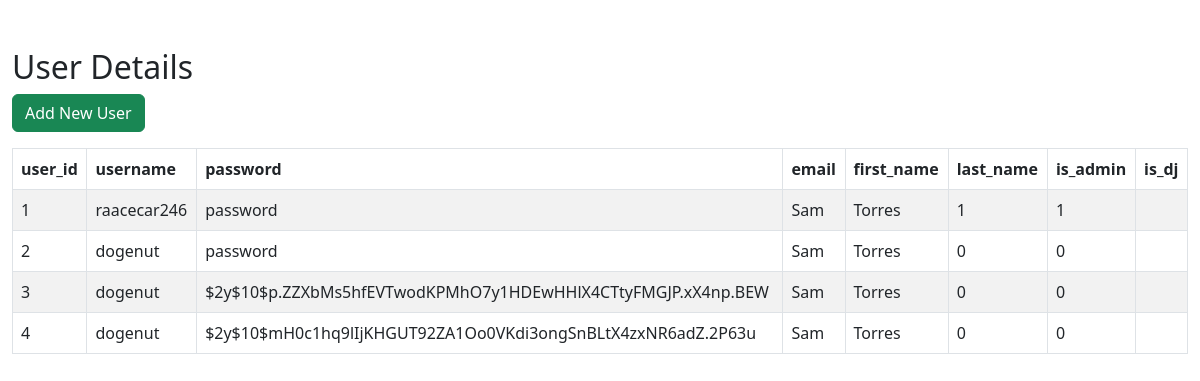
Before: /users/index.php with the older database file.
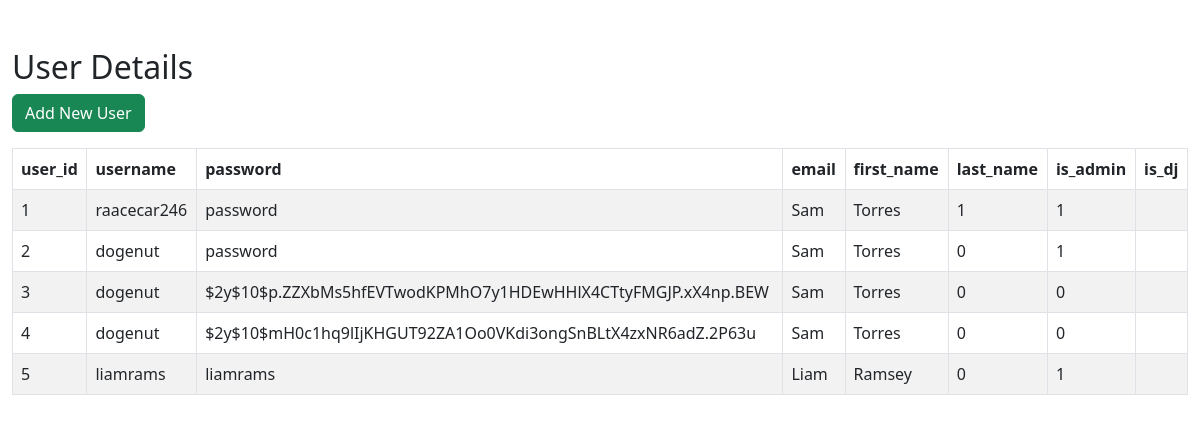
After: the same page with the newer database file.
### tables this page shows
CREATE TABLE `users` (
  `user_id` int(11) NOT NULL,
  `username` varchar(100) NOT NULL,
  `password` varchar(255) NOT NULL,
  `email` varchar(100) NOT NULL,
  `first_name` varchar(100) NOT NULL,
  `last_name` varchar(100) NOT NULL,
  `is_admin` tinyint(1) NOT NULL DEFAULT 0,
  `is_dj` tinyint(1) NOT NULL DEFAULT 0
);

### users/index.php (the view, shortened to what this page needs)
<!DOCTYPE html>
<html lang="en">
<head>
    <link href="https://cdn.jsdelivr.net/npm/bootstrap@5.3.0-alpha3/dist/css/bootstrap.min.css" rel="stylesheet">
</head>
<body>
    <div class="wrapper">
        <div class="container-fluid">
            <div class="row">
                <div class="col-md-12">
                    <div class="mt-5 mb-3 clearfix">
                        <h2 class="pull-left">User Details</h2>
                        <a href="create.php" class="btn btn-success pull-right" disabled><i class="fa fa-plus"></i> Add New User</a>
                    </div>
                    <?php
                    require_once "../scripts/config.php";
                    $sql = "SELECT * FROM users";
                    if($result = mysqli_query($link, $sql)){
                        if(mysqli_num_rows($result) > 0){
                            echo '<table class="table table-bordered table-striped">';
                                echo "<thead>";
                                    echo "<tr>";
                                        echo "<th>user_id</th>";
                                        echo "<th>username</th>";
                                        echo "<th>password</th>";
                                        echo "<th>email</th>";
                                        echo "<th>first_name</th>";
                                        echo "<th>last_name</th>";
                                        echo "<th>is_admin</th>";
                                        echo "<th>is_dj</th>";
                                    echo "</tr>";
                                echo "</thead>";
                                echo "<tbody>";
                                while($row = mysqli_fetch_array($result)){
                                    echo "<tr>";
                                        echo "<td>" . $row['user_id'] . "</td>";
                                        echo "<td>" . $row['username'] . "</td>";
                                        echo "<td>" . $row['password'] . "</td>";
                                        echo "<td>" . $row['first_name'] . "</td>";
                                        echo "<td>" . $row['last_name'] . "</td>";
                                        echo "<td>" . $row['is_admin'] . "</td>";
                                        echo "<td>" . $row['is_dj'] . "</td>";
                                        echo "<td>";
                                        echo "</td>";
                                    echo "</tr>";
                                }
                                echo "</tbody>";
                            echo "</table>";
                        } else{
                            echo '<div class="alert alert-danger"><em>No records were found.</em></div>';
                        }
                    } else{
                        echo "Oops! Something went wrong. Please try again later.";
                    }
                    ?>
                </div>
            </div>
        </div>
    </div>
</body>
</html>

Changed rows visible on the page:
changed users id 2: is_dj "0" → "1"
added users: user_id "5", username "liamrams", password "liamrams", first_name "Liam", last_name "Ramsey", is_admin "0", is_dj "1"
